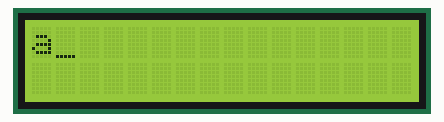
This sketch was run on a simulated Arduino Uno, built with avr-gcc and run on an emulated ATmega328P. On the bench: 16×2 character LCD.

Above: at 0.1 s.
At 4.1 s:
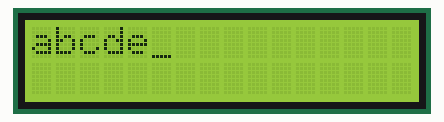
At 9.1 s:
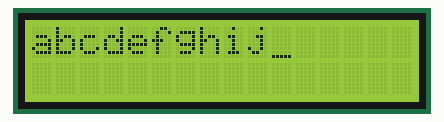
At 19.1 s:
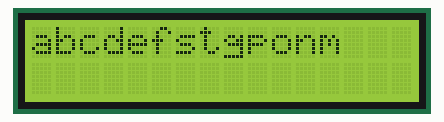
At 28.1 s:
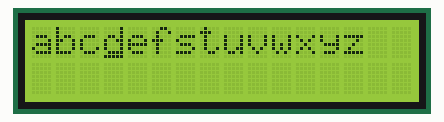
At 38.1 s:
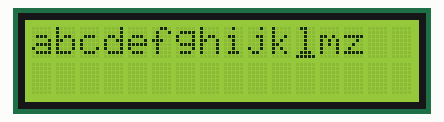

Measured:
- what the display in image 1 shows lasts 1.0 s, from 4.1 s to 5.1 s

The sketch:

UNI2_Prog_20_LCD_TextDirection.ino
```cpp
/*
 LiquidCrystal Library - TextDirection

 Demonstrates the use a 16x2 LCD display.  The LiquidCrystal
 library works with all LCD displays that are compatible with the
 Hitachi HD44780 driver. There are many of them out there, and you
 can usually tell them by the 16-pin interface.

*/

// include the library code:
#include <LiquidCrystal.h>

// initialize the library by associating any needed LCD interface pin
// with the arduino pin number it is connected to
const int rs = 12, en = 11, d4 = 5, d5 = 4, d6 = 3, d7 = 2;
LiquidCrystal lcd(rs, en, d4, d5, d6, d7);

int thisChar = 'a';

void setup() {
  // set up the LCD's number of columns and rows:
  lcd.begin(16, 2);
  // turn on the cursor:
  lcd.cursor();
}

void loop() {
  // reverse directions at 'm':
  if (thisChar == 'm') {
    // go right for the next letter
    lcd.rightToLeft();
  }
  // reverse again at 's':
  if (thisChar == 's') {
    // go left for the next letter
    lcd.leftToRight();
  }
  // reset at 'z':
  if (thisChar > 'z') {
    // go to (0,0):
    lcd.home();
    // start again at 0
    thisChar = 'a';
  }
  // print the character
  lcd.write(thisChar);
  // wait a second:
  delay(1000);
  // increment the letter:
  thisChar++;
}
```
